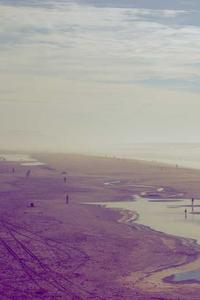
#> input picture test.jpg, 200 x 300 px; its folder holds only this picture in this run
$ python -i capture_integrity_analysis.py   (imports and definitions only)   (older library calls are emulated)
#> lines starting #> are read from the running program, lines starting #| are printed output that depends on the picture; after the words box and inside, x2 and y2 are one past the last pixel; in counts of white or black regions, pixels touching at a corner belong together
import cv2
import numpy as np
import logging
from PIL import Image
import os
from backend.services.temporal_capture_analysis import analyze_temporal_frames

logger = logging.getLogger(__name__)

def detect_spatial_periodicity(gray: np.ndarray) -> bool:
    """Detects spatial periodicity (moire) by analyzing patches instead of the global image."""
    height, width = gray.shape
    patch_size = min(height, width) // 4
    if patch_size < 32:
        return False

    patches = [
        gray[0:patch_size, 0:patch_size],
        gray[0:patch_size, -patch_size:],
        gray[-patch_size:, 0:patch_size],
        gray[-patch_size:, -patch_size:],
        gray[height//2 - patch_size//2 : height//2 + patch_size//2, width//2 - patch_size//2 : width//2 + patch_size//2]
    ]

    anomalous_patches = 0
    for patch in patches:
        f = np.fft.fft2(patch)
        fshift = np.fft.fftshift(f)
        magnitude = np.log(np.abs(fshift) + 1)

        # Mask low frequencies
        cy, cx = patch_size // 2, patch_size // 2
        y, x = np.ogrid[:patch_size, :patch_size]
        mask_area = (x - cx)**2 + (y - cy)**2 <= (patch_size // 4)**2
        magnitude[mask_area] = 0

        # Look for distinct, strong symmetric peaks
        peak_threshold = np.mean(magnitude) + 4 * np.std(magnitude)
        peaks = (magnitude > peak_threshold).sum()

        if peaks > (patch_size * patch_size) * 0.005:
            anomalous_patches += 1

    # Require multiple regions to show periodicity (rules out localized natural patterns like a striped shirt in the corner)
    return anomalous_patches >= 2

def detect_resampling_artifacts(gray: np.ndarray) -> bool:
    """Detects interpolation/resampling artifacts locally."""
    # Look for unnatural gradients / ringing (e.g. high frequency grid artifacts from displays)
    laplacian = cv2.Laplacian(gray, cv2.CV_64F)
    lap_var = laplacian.var()

    # Simple global variance is not enough. Let's check local gradient consistency.
    sobelx = cv2.Sobel(gray, cv2.CV_64F, 1, 0, ksize=3)
    sobely = cv2.Sobel(gray, cv2.CV_64F, 0, 1, ksize=3)
    grad_mag = np.sqrt(sobelx**2 + sobely**2)

    # Displays often have very consistent micro-gradients due to pixel sub-structure.
    # We look for a high mean gradient magnitude but low variance in patches
    if np.mean(grad_mag) > 40 and np.var(grad_mag) < 1500 and lap_var > 1500:
        return True
    return False

def perform_capture_integrity_analysis(filepath: str, temporal_paths: list = None) -> dict:
    """
    Analyzes an image for capture integrity (e.g., moire patterns, resampling artifacts, glare, missing metadata).
    Returns a structured dictionary of categorical indicators.
    """
#> called with filepath = '../../test.jpg'
    indicators = {
        "screen_boundary": {"status": "UNAVAILABLE", "note": "No physical display boundary visible"},
        "spatial_periodicity": {"status": "NO_CLEAR_ANOMALY"},
        "temporal_display": {"status": "NO_CLEAR_ANOMALY"},
        "resampling": {"status": "NO_CLEAR_ANOMALY"},
        "glare_reflection": {"status": "NO_CLEAR_ANOMALY"},
        "metadata": {"status": "UNAVAILABLE"},
        "quality": {"status": "PASS"}
    }
    status = "UNCERTAIN"
    explanation = ""
    temporal_data = {}

    try:
        if not os.path.isfile(filepath):
            return {"status": "UNAVAILABLE", "indicators": indicators, "explanation": "Image unavailable."}

        img = cv2.imread(filepath)
#> img is the input picture: shape (300, 200, 3); mean B, G, R 152.6, 144, 158.9
        if img is None:
            return {"status": "UNAVAILABLE", "indicators": indicators, "explanation": "Image unavailable."}

        height, width = img.shape[:2]
#> height = 300; width = 200
        if height < 64 or width < 64:
            indicators["quality"] = {"status": "FAIL", "note": "Resolution too low"}
            return {"status": "UNAVAILABLE", "indicators": indicators, "explanation": "Image is too small for analysis."}

        gray = cv2.cvtColor(img, cv2.COLOR_BGR2GRAY)
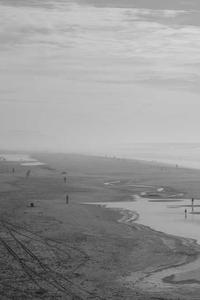
#> gray: shape (300, 200); min 27, max 217, mean 149.4

        # 1. Quality Check
        if cv2.Laplacian(gray, cv2.CV_64F).var() < 50:
            indicators["quality"] = {"status": "FAIL", "note": "Low sharpness or heavy compression"}

        # 2. Spatial Periodicity (Moiré)
        if detect_spatial_periodicity(gray):
#> the loop in detect_spatial_periodicity, `for patch in patches:` made 5 passes
#> peak_threshold on passes 1 to 5: 9.84, 10.45, 13.48, 12.37, 9.39
#> pass 1, in detect_spatial_periodicity, `magnitude = np.log(np.abs(fshift) + 1)`:
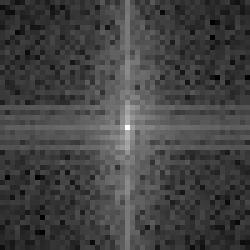
#> magnitude: shape (50, 50) float64 (shown 5 times larger); min 0.94, max 13, mean 4.11; drawn with min black and max white
#> pass 1, in detect_spatial_periodicity, `mask_area = (x - cx)**2 + (y - cy)**2 <= (patch_size // 4)**2`:
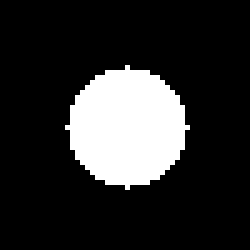
#> mask_area: shape (50, 50) bool (shown 5 times larger); 17.6% white; 1 white region, box (x1, y1, x2, y2) and area: (13, 13, 38, 38) 441
#> after the loop in detect_spatial_periodicity, `for patch in patches:`:
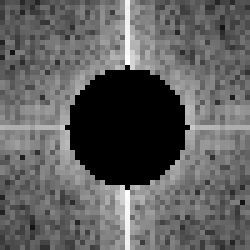
#> magnitude: shape (50, 50) float64 (shown 5 times larger); min 0, max 7.71, mean 2.88; drawn with min black and max white
#> after the loop in detect_spatial_periodicity, `for patch in patches:`: anomalous_patches = 0
            indicators["spatial_periodicity"] = {"status": "POSSIBLE_ANOMALY", "note": "Periodic spatial structures detected across regions"}

        # 3. Screen Boundary
        edges = cv2.Canny(gray, 50, 150, apertureSize=3)
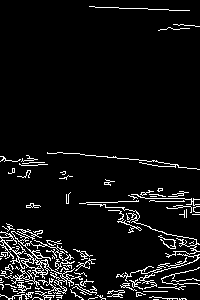
#> edges: shape (300, 200); 6.7% white in thin lines or dots
        lines = cv2.HoughLinesP(edges, 1, np.pi/180, threshold=100, minLineLength=min(height, width)*0.5, maxLineGap=20)
#> lines = None
        if lines is not None and len(lines) >= 2:
            indicators["screen_boundary"] = {"status": "POSSIBLE_ANOMALY", "note": "Possible rectangular display boundaries visible"}

        # 4. Resampling / Interpolation
        if detect_resampling_artifacts(gray):
#> in detect_resampling_artifacts, `laplacian = cv2.Laplacian(gray, cv2.CV_64F)`:
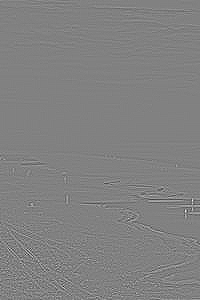
#> laplacian: shape (300, 200) float64; min -200, max 194, mean 0; drawn with min black and max white
#> in detect_resampling_artifacts, `lap_var = laplacian.var()`: lap_var = 190.6
#> in detect_resampling_artifacts, `grad_mag = np.sqrt(sobelx**2 + sobely**2)`:
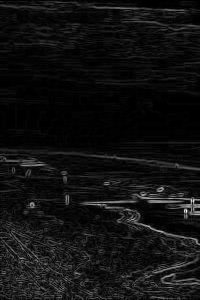
#> grad_mag: shape (300, 200) float64; min 0, max 402.5, mean 27.4; drawn with min black and max white
            indicators["resampling"] = {"status": "POSSIBLE_ANOMALY", "note": "Unnatural interpolation or micro-gradient consistency detected"}

        # 5. Glare
        _, thresholded = cv2.threshold(gray, 240, 255, cv2.THRESH_BINARY)
#> thresholded: shape (300, 200); every value is 0
        contours, _ = cv2.findContours(thresholded, cv2.RETR_EXTERNAL, cv2.CHAIN_APPROX_SIMPLE)
#> contours = []
        glare_found = False
        for cnt in contours:
            if cv2.contourArea(cnt) > (height * width) * 0.01:
                glare_found = True
#> this loop made 0 passes
        if glare_found:
            indicators["glare_reflection"] = {"status": "POSSIBLE_ANOMALY", "note": "Possible display glare detected"}

        # 6. Metadata
        try:
            with Image.open(filepath) as pil_img:
                if pil_img.getexif():
                    indicators["metadata"] = {"status": "AVAILABLE"}
        except Exception:
            pass

        # 7. Temporal Analysis
        if temporal_paths and len(temporal_paths) > 0:
            temporal_result = analyze_temporal_frames(temporal_paths)
            temporal_data["frames_analyzed"] = temporal_result.get("frames_analyzed", 0)
            if temporal_result.get("detected"):
                indicators["temporal_display"] = {"status": "POSSIBLE_ANOMALY", "note": ", ".join(temporal_result.get("indicators", []))}

        # Determine Status via Corroboration
        has_temporal = indicators["temporal_display"]["status"] == "POSSIBLE_ANOMALY"
        has_spatial = indicators["spatial_periodicity"]["status"] == "POSSIBLE_ANOMALY"
        has_resampling = indicators["resampling"]["status"] == "POSSIBLE_ANOMALY"
        has_boundary = indicators["screen_boundary"]["status"] == "POSSIBLE_ANOMALY"

        # A phone border is NOT required, nor is it sufficient alone.
        # Require multiple independent signals.
        is_recapture = False

        if has_temporal and has_spatial:
            is_recapture = True
        elif has_temporal and has_resampling:
            is_recapture = True
        elif has_spatial and has_resampling and (has_boundary or indicators["glare_reflection"]["status"] == "POSSIBLE_ANOMALY"):
            is_recapture = True
        elif has_boundary and has_temporal:
            is_recapture = True
        # NOTE: has_boundary + has_spatial is NO LONGER sufficient without resampling or temporal, to avoid falsely flagging a bordered document with a pattern.

        if is_recapture:
            status = "POSSIBLE_RECAPTURE"
            explanation = "Capture-integrity analysis found evidence consistent with a reproduced or previously displayed image. The underlying content may have been re-presented from another display or source."
        elif indicators["quality"]["status"] == "FAIL":
            status = "UNCERTAIN"
            explanation = "Capture integrity is uncertain due to low image quality."
        else:
            status = "DIRECT_CAPTURE"
            explanation = "No reliable evidence of re-presentation detected. The media appears to be a direct capture."

        result = {
            "status": status,
            "indicators": indicators,
            "explanation": explanation
        }
        if temporal_data:
            result["temporal_data"] = temporal_data

        return result

    except Exception as e:
        logger.error(f"Error in capture integrity analysis: {e}")
        return {
            "status": "UNAVAILABLE",
            "indicators": indicators,
            "explanation": "Analysis failed."
        }

>>> result = perform_capture_integrity_analysis('../../test.jpg')
